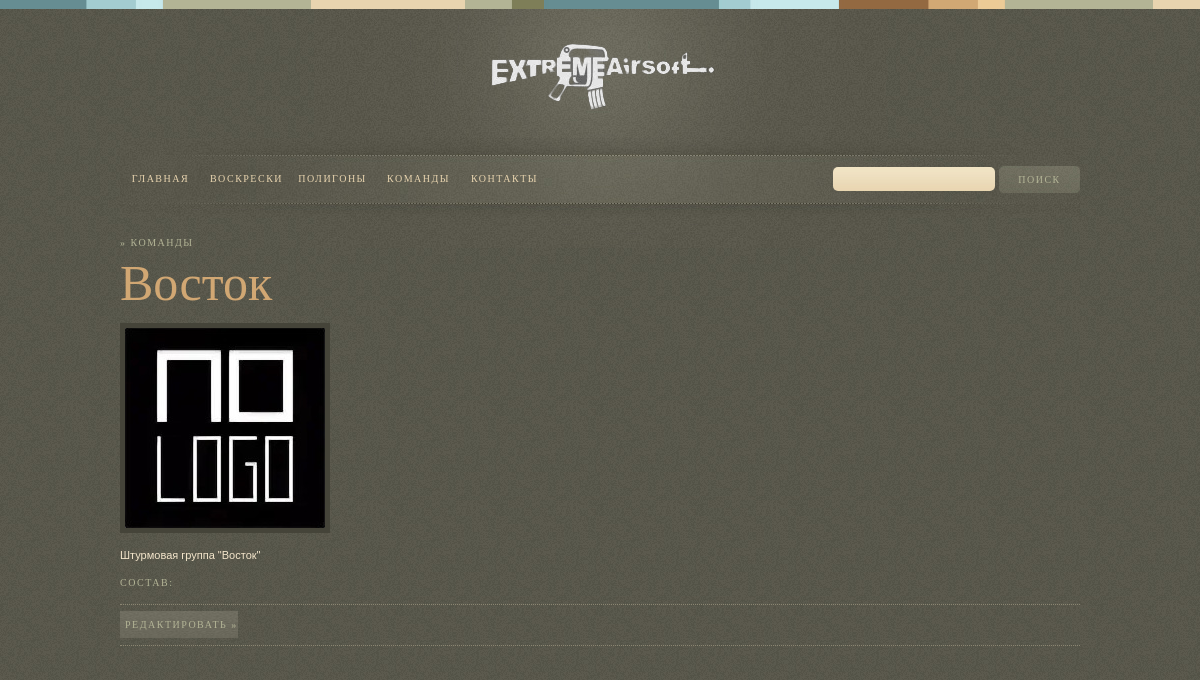
/team/vostok, run on the app's committed database.
### team_player/models.py (models this page shows, shortened)
class Team(models.Model):
    name = models.CharField(max_length=100)
    descriptions = models.CharField(max_length=200, default='')
    logo = models.ImageField(default='', upload_to='team', blank=True)
    slug = models.SlugField(default='', null=False)
    def get_url_edit(self):
        return reverse('team_edit', args=[self.slug])

### team_player/views.py (the view)
# urls.py: path('<slug:slug>', TeamDetailView.as_view(), name='info_team'),
class TeamDetailView(DetailView):
    template_name = 'team_player/info_team.html'
    model = Team
    def get_context_data(self, **kwargs):
        context = super(TeamDetailView, self).get_context_data(**kwargs)
        context['players'] = Player.objects.all()
        return context

### team_player/templates/team_player/info_team.html (shortened to what this page needs)
{% extends 'base.html' %}
{% load static %}
{% block content %}
<link href="{% static 'css/style.css' %}" media="all" rel="stylesheet" type="text/css"/>
<div id="primary">
    <h3>&#187; Команды</h3>
    <div class="column-1">
        <div class="item">
            <h1 class="page-title">{{ team.name }}</h1>
            {% if team.logo %}
                <img src="{{ team.logo.url }}" class="img-center" alt="{{ team.name }}"/>
            {% else %}
                <img src="{% static 'images/no-logo.jpg' %}" class="img-left" alt="{{ team.name }}"/>
            {% endif%}
            <ul class="text-7"> {{ team.descriptions }} </ul>
            <h3>Состав:</h3>
            <hr/>
            <a class="view-more" href="{{ team.get_url_edit }}">Редактировать &#187;</a>
        </div>
    </div>
</div>
{% endblock %}

### static/css/front.css (style rules this page uses)
body { background: url(images/body.jpg) repeat; }
hr { background: none; border-top: 1px dotted #5b5a4e; border-left: none; border-right: none; border-bottom: 1px dotted #8a8571; margin: 15px 0; }
#primary h3 { color: #b3b496; font-family: Georgia, Palatino, serif; font-size: 10px; text-transform: uppercase; letter-spacing: 1.5px; margin: 10px 0; font-weight: normal; }

### static/css/style.css (style rules this page uses)
#primary h3 { color: #b3b496; font-family: Georgia, Palatino, serif; font-size: 10px; text-transform: uppercase; letter-spacing: 1.5px; margin: 10px 0; font-weight: normal; }
#primary h1.page-title { font-weight: normal; color: #d1a773; font-family: Georgia, Palatino, serif; font-size: 50px; }
#primary img { border: 5px solid #454439; }
#primary img.img-center { margin: 15px 20px 5px 0; float: center; margin-bottom:15px; }
#primary .column-1 { width: 100%; float: left; }
#primary .item { width: 100%; border-bottom:1px dotted #8A8571; float:left; margin-bottom:20px; padding-bottom:15px; }
#primary ul, #primary ol { margin-bottom: 20px; }
#primary .text-7 { color: #f4e6cc; font-size: 11px; font-family: arial, verdana, sans-serif; line-height: 15px; margin-bottom: 15px; }
#primary .view-more { text-decoration: none; font-family: Georgia, Palatino, serif; font-size: 10px; text-transform: uppercase; letter-spacing: 1.5px; background: url(images/read-more.jpg) no-repeat center; color: #b3b496; padding: 22px 0px 22px 5px; }

### data on the page
Team: name "Восток", logo (picture), descriptions "Штурмовая группа \"Восток\""
